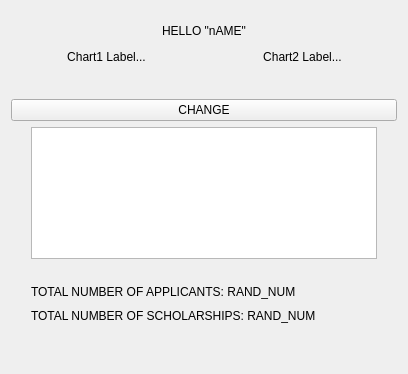
             <widget class="QWidget" name="scrollAreaWidgetContents_2">
              <property name="geometry">
               <rect>
                <x>0</x>
                <y>0</y>
                <width>408</width>
                <height>374</height>
               </rect>
              </property>
              <layout class="QGridLayout" name="gridLayout_7">
               <item row="0" column="0">
                <layout class="QHBoxLayout" name="horizontalLayout_5">
                 <property name="topMargin">
                  <number>10</number>
                 </property>
                 <item>
                  <spacer name="horizontalSpacer_3">
                   <property name="orientation">
                    <enum>Qt::Orientation::Horizontal</enum>
                   </property>
                   <property name="sizeHint" stdset="0">
                    <size>
                     <width>40</width>
                     <height>20</height>
                    </size>
                   </property>
                  </spacer>
                 </item>
                 <item>
                  <widget class="QLabel" name="homeScreenUsernameLabel">
                   <property name="text">
                    <string>HELLO &quot;nAME&quot;</string>
                   </property>
                  </widget>
                 </item>
                 <item>
                  <spacer name="horizontalSpacer_4">
                   <property name="orientation">
                    <enum>Qt::Orientation::Horizontal</enum>
                   </property>
                   <property name="sizeHint" stdset="0">
                    <size>
                     <width>40</width>
                     <height>20</height>
                    </size>
                   </property>
                  </spacer>
                 </item>
                </layout>
               </item>
               <item row="4" column="0">
                <layout class="QVBoxLayout" name="verticalLayout_8">
                 <property name="leftMargin">
                  <number>20</number>
                 </property>
                 <property name="topMargin">
                  <number>0</number>
                 </property>
                 <property name="rightMargin">
                  <number>20</number>
                 </property>
                 <property name="bottomMargin">
                  <number>20</number>
                 </property>
                 <item>
                  <widget class="QTableWidget" name="listofApplicantsTableWidget">
                   <property name="styleSheet">
                    <string notr="true"/>
                   </property>
                  </widget>
                 </item>
                 <item>
                  <layout class="QVBoxLayout" name="verticalLayout_7">
                   <property name="spacing">
                    <number>10</number>
                   </property>
                   <property name="topMargin">
                    <number>20</number>
                   </property>
                   <property name="bottomMargin">
                    <number>20</number>
                   </property>
                   <item>
                    <widget class="QLabel" name="totalNumberOfApplicantsLabelHome">
                     <property name="styleSheet">
                      <string notr="true">
font: 12pt &quot;Segoe UI&quot;;</string>
                     </property>
                     <property name="text">
                      <string>TOTAL NUMBER OF APPLICANTS: RAND_NUM</string>
                     </property>
                    </widget>
                   </item>
                   <item>
                    <widget class="QLabel" name="totalNumOfScholarshipsLabelHome">
                     <property name="styleSheet">
                      <string notr="true">
font: 12pt &quot;Segoe UI&quot;;</string>
                     </property>
                     <property name="text">
                      <string>TOTAL NUMBER OF SCHOLARSHIPS: RAND_NUM</string>
                     </property>
                    </widget>
                   </item>
                  </layout>
                 </item>
                </layout>
               </item>
               <item row="2" column="0">
                <layout class="QHBoxLayout" name="horizontalLayout_7">
                 <property name="spacing">
                  <number>30</number>
                 </property>
                 <property name="leftMargin">
                  <number>20</number>
                 </property>
                 <property name="rightMargin">
                  <number>20</number>
                 </property>
                 <property name="bottomMargin">
                  <number>20</number>
                 </property>
                 <item>
                  <widget class="QWidget" name="chartWidget" native="true"/>
                 </item>
                 <item>
                  <widget class="QWidget" name="chart2Widget" native="true"/>
                 </item>
                </layout>
               </item>
               <item row="1" column="0">
                <layout class="QHBoxLayout" name="horizontalLayout_2">
                 <item>
                  <spacer name="horizontalSpacer_5">
                   <property name="orientation">
                    <enum>Qt::Orientation::Horizontal</enum>
                   </property>
                   <property name="sizeHint" stdset="0">
                    <size>
                     <width>40</width>
                     <height>20</height>
                    </size>
                   </property>
                  </spacer>
                 </item>
                 <item>
                  <widget class="QLabel" name="chart1Label">
                   <property name="styleSheet">
                    <string notr="true">
font: 12pt &quot;Segoe UI&quot;;</string>
                   </property>
                   <property name="text">
                    <string>Chart1 Label...</string>
                   </property>
                   <property name="alignment">
                    <set>Qt::AlignmentFlag::AlignCenter</set>
                   </property>
                  </widget>
                 </item>
                 <item>
                  <spacer name="horizontalSpacer_12">
                   <property name="orientation">
                    <enum>Qt::Orientation::Horizontal</enum>
                   </property>
                   <property name="sizeHint" stdset="0">
                    <size>
                     <width>40</width>
                     <height>20</height>
                    </size>
                   </property>
                  </spacer>
                 </item>
                 <item>
                  <spacer name="horizontalSpacer_7">
                   <property name="orientation">
                    <enum>Qt::Orientation::Horizontal</enum>
                   </property>
                   <property name="sizeHint" stdset="0">
                    <size>
                     <width>40</width>
                     <height>20</height>
                    </size>
                   </property>
                  </spacer>
                 </item>
                 <item>
                  <widget class="QLabel" name="chart2Label">
                   <property name="styleSheet">
                    <string notr="true">
font: 12pt &quot;Segoe UI&quot;;</string>
                   </property>
                   <property name="text">
                    <string>Chart2 Label...</string>
                   </property>
                   <property name="alignment">
                    <set>Qt::AlignmentFlag::AlignCenter</set>
                   </property>
                  </widget>
                 </item>
                 <item>
                  <spacer name="horizontalSpacer_6">
                   <property name="orientation">
                    <enum>Qt::Orientation::Horizontal</enum>
                   </property>
                   <property name="sizeHint" stdset="0">
                    <size>
                     <width>40</width>
                     <height>20</height>
                    </size>
                   </property>
                  </spacer>
                 </item>
                </layout>
               </item>
               <item row="3" column="0">
                <widget class="QPushButton" name="changeChartBtn">
                 <property name="text">
                  <string>CHANGE</string>
                 </property>
                </widget>
               </item>
              </layout>
             </widget>
